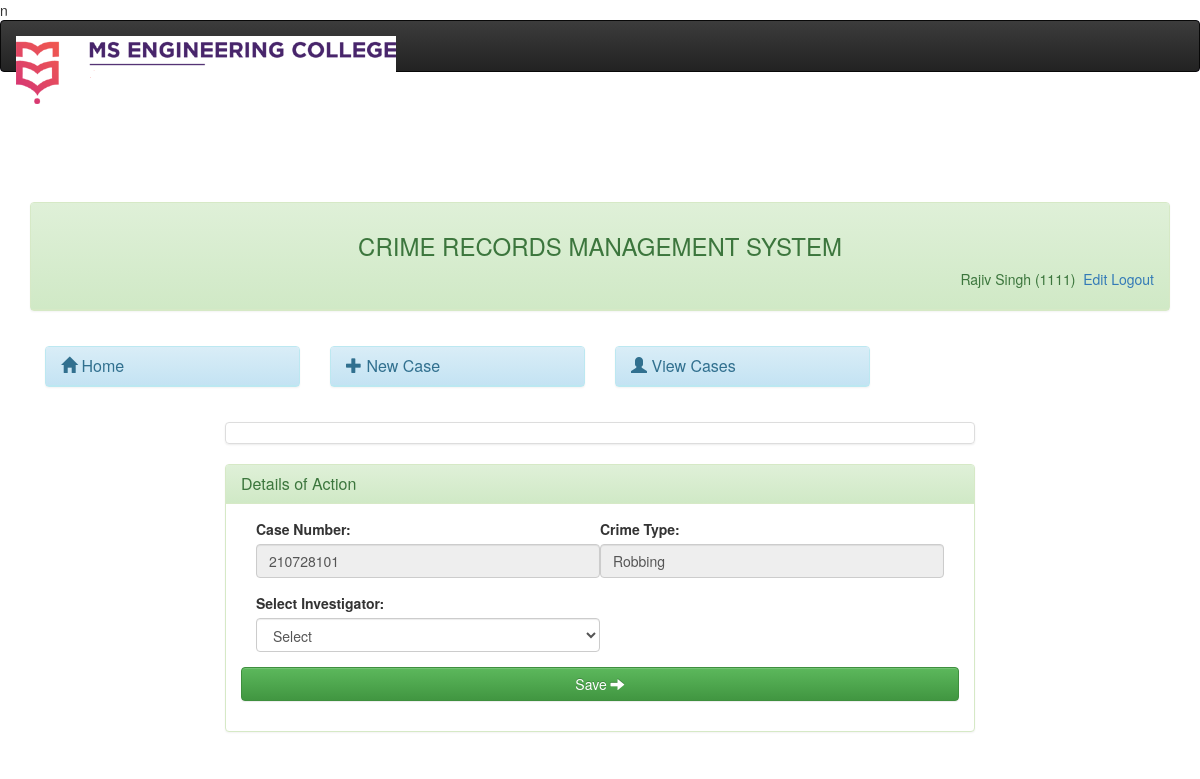
Screenshot of /officer/assigncase.php?caseid=210728101 (signed in) with the database file from the repository.
### tables this page shows
CREATE TABLE `userlogin` (
  `id` int(11) NOT NULL,
  `staffid` varchar(20) NOT NULL,
  `status` varchar(50) NOT NULL,
  `password` varchar(50) NOT NULL,
  `surname` varchar(50) NOT NULL,
  `othernames` varchar(50) NOT NULL
);

CREATE TABLE `case_table` (
  `case_id` varchar(20) NOT NULL,
  `statement` varchar(200) NOT NULL,
  `caseid` int(11) NOT NULL,
  `date_added` datetime DEFAULT NULL,
  `staffid` varchar(30) NOT NULL,
  `case_type` varchar(50) NOT NULL,
  `status` varchar(50) NOT NULL,
  `cid` varchar(20) NOT NULL DEFAULT 'Not Yet',
  `complete_date` date NOT NULL,
  `diaryofaction` varchar(200) NOT NULL
);

### officer/session.php (called while the page is built, shortened)
<?php
$session_id=$_SESSION['staffid'];
?>

### officer/assigncase.php (the view, shortened to what this page needs)
n<?php
include('header.php');
include('dbconnect.php');
 ?>
<div class="container-fluid">
      <?php include('menubar.php')?>
	<?php
	$caseid=$_GET['caseid'];
	$casetype='';
	$query=mysqli_query($dbcon,"select * from case_table where case_id='$caseid'");
		while($row = mysqli_fetch_array($query)){
						    	$casetype=$row['case_type'];
}
	?>
<div class="container-fluid">
	<div class="col-md-2"></div>
	<div class="col-md-8">
		<ul class="list-group" id="myinfo" >
			<li class="list-group-item" id="mylist"></li>
		</ul>
			<div class="panel panel-success">
					  	<div class="panel-heading">
					  		<h3 class="panel-title">Details of Action</h3>
					  	</div>
			<div class="panel-body">
			 <div class="container-fluid">
					<form class="form-horizontal" action="saveassigncase.php" method="post" role="form">
					  	<div class="form-row">
					  	<div class="col-md-6">
					  		<div class="form-group">
					    		<label for="">Case Number:</label>
					    		  <input type="text" readonly="" class="form-control" name="caseid" value="<?php echo $caseid?>">
					  		</div>
					  	</div>
					  	<div class="col-md-6">
					  		<div class="form-group">
					    		<label for="">Crime Type:</label>
					    		  <input type="text" class="form-control" readonly="" name="crime" value="<?php echo $casetype?>">
					  		</div>
					  	</div>
					  	 </div>
					  	<div class="form-row">
					  	<div class="col-md-6">
					  	<div class="form-group">
									    <label for="">Select Investigator:</label>
									    <select class="form-control" name="investigator" id ="crime">
									    <option selected="selected" value="">Select</option>
										?> </select>
							 </div>
						</div>
					  	 </div>
					  <div class="form-group">
					  <button  type="submit" name="saveassign" class="btn btn-success form-control">Save
					  <span class="glyphicon glyphicon-arrow-right" aria-hidden="true"></span>
					  </button>
					</div>
					</form>
				</div>
			</div>
		</div>
	</div>
	<div class="col-md-2"></div>
</div>
</body>
</html>

### officer/menubar.php
<div class="col-md-12">
	<div class="panel panel-success">
		<div class="panel-heading" style="padding-bottom: 40px;">
			<center><h3>CRIME RECORDS MANAGEMENT SYSTEM</h3></center>
					<?php
					include('session.php');
					include('dbconnect.php');
					$query= mysqli_query($dbcon,"select * from userlogin where staffid = '$session_id'")or die(mysql_error());
					$row = mysqli_fetch_array($query);
					?>
                           <span class="pull-right">
                              <?php echo $row['surname']." ". $row['othernames']." (" .$row['staffid'].")";  ?>
                                 <a href="profile.php"><i class="icon-signout icon-large"></i>&nbsp;Edit</a><a href="logout.php"><i class="icon-signout icon-large"></i>&nbsp;Logout</a>
                                 </span>
                   </div>
		</div>
		<div class="panel-body">
			<div class="row">
				<div class="col-md-3">
					<div class="panel panel-info">
						<div class="panel-heading">
							<h3 class="panel-title"> <a href="index.php">
								<span class="glyphicon glyphicon-home" aria-hidden="true"></span> Home</a>
						</div>
					</div>
				</div>
				<div class="col-md-3">
					<div class="panel panel-info">
						<div class="panel-heading">
							<h3 class="panel-title"> <a href="addcompl.php">
								<span class="glyphicon glyphicon-plus" aria-hidden="true"></span>
							New Case</a>
							</h3>
						</div>
					</div>
				</div>
				<div class="col-md-3">
					<div class="panel panel-info">
						<div class="panel-heading">
							<h3 class="panel-title"> <a href="caseview.php">
								<span class="glyphicon glyphicon-user" aria-hidden="true"></span> View Cases</a>
						</div>
					</div>
				</div>
			</div>
		</div>
	</div>
</div>

### officer/assets/css/simple-sidebar.css (style rules this page uses)
body { overflow-x: hidden; }

### rows the page displays
userlogin: surname "Rajiv", othernames "Singh", staffid "1111"
case_table: crime "Robbing"
